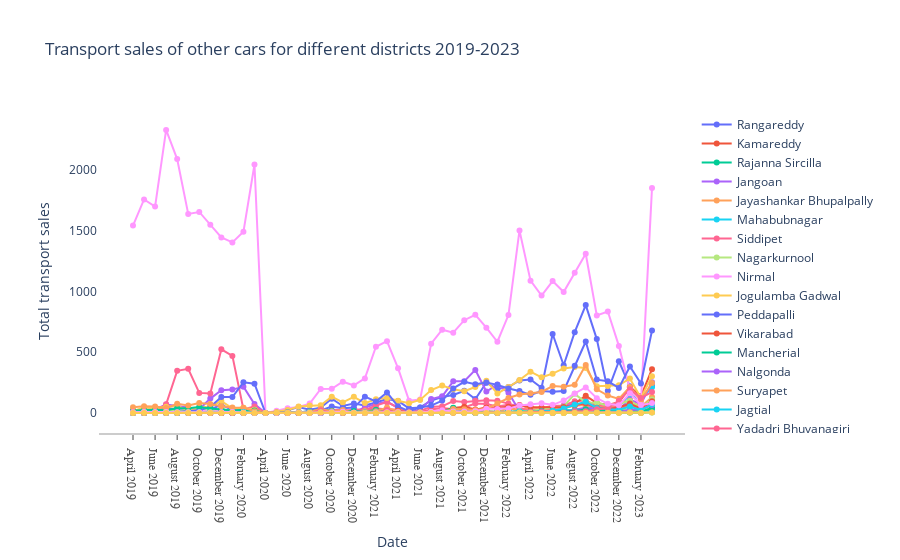

The cell this chart's notebook holds for it:
### Markdown cell above
### more electric cars being sold which is a good sign, to meet india's net zero emmission
### but still not enough, we have to create more schemes to encourage people to use electric cars more

### Code cell
fig = go.Figure()
for df_dict in distric_data_list:
    dist = df_dict["dist"]
    df_dist = df_dict["df"]
# fig.add_trace(go.Scatter(x=df_stocks.date, y=df_stocks.AAPL, mode="lines", name="Apple"))
    fig.add_trace(go.Scatter(x=df_dist.disp_date, y=df_dist.fuel_type_others, mode="lines+markers", name=dist))
# fig.add_trace(go.Scatter(x=df_stocks.date, y=df_stocks.GOOG, mode="lines+markers", name="Google", line=dict(color="firebrick", width=2, dash="dashdot")))

# fig.update_layout(title="Stock price data 2018 - 2020", xaxis_title="Date", yaxis_title="Price")
fig.update_layout(
    xaxis=dict(
        showline=True,
        showgrid=True,
        showticklabels=True,
        linecolor="rgb(204, 204, 204)",
        linewidth=2,
        ticks="outside",
        tickfont=dict(family="Arial", size=12, color="rgb(82, 82, 82)")
    ),
    yaxis=dict(
        showline=True,
        zeroline=True,
        showgrid=True,
        showticklabels=True
    ),
    autosize=True,
    margin=dict(
        autoexpand=True,
        l=100,
        r=20, 
        t=110
    ),
    plot_bgcolor="white"
)

fig.update_layout(title="Transport sales of other cars for different districts 2019-2023", xaxis_title="Date", yaxis_title="Total transport sales",showlegend = True)

### Figure 1 — Plotly figure (JSON) as saved in the notebook; plotly's stock layout.template omitted (floating-point values rounded to 4 significant figures)
{"data": [{"mode": "lines+markers", "name": "Rangareddy", "type": "scatter", "x": ["April 2019", "May 2019", "June 2019", "July 2019", "August 2019", "September 2019", "October 2019", "November 2019", "December 2019", "January 2020", "February 2020", "March 2020", "April 2020", "May 2020", "June 2020", "July 2020", "August 2020", "September 2020", "October 2020", "November 2020", "December 2020", "January 2021", "February 2021", "March 2021", "April 2021", "May 2021", "June 2021", "July 2021", "August 2021", "September 2021", "October 2021", "November 2021", "December 2021", "January 2022", "February 2022", "March 2022", "April 2022", "May 2022", "June 2022", "July 2022", "August 2022", "September 2022", "October 2022", "November 2022", "December 2022", "January 2023", "February 2023", "March 2023"], "y": [22, 27, 35, 39, 34, 35, 29, 30, 67, 26, 28, 24, 0, 8, 24, 50, 28, 45, 118, 58, 79, 62, 87, 116, 100, 39, 47, 103, 132, 149, 183, 115, 249, 199, 214, 268, 276, 208, 650, 393, 665, 887, 608, 183, 426, 220, 122, 224]}, {"mode": "lines+markers", "name": "Kamareddy", "type": "scatter", "x": ["April 2019", "May 2019", "June 2019", "July 2019", "August 2019", "September 2019", "October 2019", "November 2019", "December 2019", "January 2020", "February 2020", "March 2020", "April 2020", "May 2020", "June 2020", "July 2020", "August 2020", "September 2020", "October 2020", "November 2020", "December 2020", "January 2021", "February 2021", "March 2021", "April 2021", "May 2021", "June 2021", "July 2021", "August 2021", "September 2021", "October 2021", "November 2021", "December 2021", "January 2022", "February 2022", "March 2022", "April 2022", "May 2022", "June 2022", "July 2022", "August 2022", "September 2022", "October 2022", "November 2022", "December 2022", "January 2023", "February 2023", "March 2023"], "y": [0, 2, 2, 4, 0, 4, 12, 5, 6, 2, 8, 0, 0, 2, 0, 0, 0, 4, 2, 0, 2, 6, 8, 9, 10, 3, 2, 2, 2, 18, 6, 3, 4, 5, 8, 8, 12, 13, 11, 10, 21, 26, 27, 19, 24, 11, 14, 28]}, {"mode": "lines+markers", "name": "Rajanna Sircilla", "type": "scatter", "x": ["April 2019", "May 2019", "June 2019", "July 2019", "August 2019", "September 2019", "October 2019", "November 2019", "December 2019", "January 2020", "February 2020", "March 2020", "April 2020", "May 2020", "June 2020", "July 2020", "August 2020", "September 2020", "October 2020", "November 2020", "December 2020", "January 2021", "February 2021", "March 2021", "April 2021", "May 2021", "June 2021", "July 2021", "August 2021", "September 2021", "October 2021", "November 2021", "December 2021", "January 2022", "February 2022", "March 2022", "April 2022", "May 2022", "June 2022", "July 2022", "August 2022", "September 2022", "October 2022", "November 2022", "December 2022", "January 2023", "February 2023", "March 2023"], "y": [0, 0, 0, 0, 0, 2, 0, 0, 0, 2, 4, 0, 0, 0, 0, 0, 0, 0, 8, 4, 0, 2, 2, 2, 0, 0, 4, 0, 6, 5, 7, 4, 2, 2, 5, 0, 6, 5, 0, 2, 10, 8, 5, 8, 9, 6, 2, 12]}, {"mode": "lines+markers", "name": "Jangoan", "type": "scatter", "x": ["April 2019", "May 2019", "June 2019", "July 2019", "August 2019", "September 2019", "October 2019", "November 2019", "December 2019", "January 2020", "February 2020", "March 2020", "April 2020", "May 2020", "June 2020", "July 2020", "August 2020", "September 2020", "October 2020", "November 2020", "December 2020", "January 2021", "February 2021", "March 2021", "April 2021", "May 2021", "June 2021", "July 2021", "August 2021", "September 2021", "October 2021", "November 2021", "December 2021", "January 2022", "February 2022", "March 2022", "April 2022", "May 2022", "June 2022", "July 2022", "August 2022", "September 2022", "October 2022", "November 2022", "December 2022", "January 2023", "February 2023", "March 2023"], "y": [0, 0, 0, 2, 4, 0, 0, 8, 4, 16, 3, 2, 0, 0, 2, 0, 0, 0, 4, 0, 0, 2, 0, 4, 2, 0, 0, 2, 8, 6, 12, 14, 12, 10, 10, 8, 11, 10, 14, 14, 30, 43, 26, 25, 28, 61, 27, 64]}, {"mode": "lines+markers", "name": "Jayashankar Bhupalpally", "type": "scatter", "x": ["April 2019", "May 2019", "June 2019", "July 2019", "August 2019", "September 2019", "October 2019", "November 2019", "December 2019", "January 2020", "February 2020", "March 2020", "April 2020", "May 2020", "June 2020", "July 2020", "August 2020", "September 2020", "October 2020", "November 2020", "December 2020", "January 2021", "February 2021", "March 2021", "April 2021", "May 2021", "June 2021", "July 2021", "August 2021", "September 2021", "October 2021", "November 2021", "December 2021", "January 2022", "February 2022", "March 2022", "April 2022", "May 2022", "June 2022", "July 2022", "August 2022", "September 2022", "October 2022", "November 2022", "December 2022", "January 2023", "February 2023", "March 2023"], "y": [0, 0, 0, 0, 0, 0, 0, 0, 0, 0, 0, 0, 0, 0, 0, 0, 0, 2, 0, 0, 2, 0, 2, 2, 0, 0, 0, 1, 0, 2, 6, 2, 0, 9, 1, 7, 2, 6, 4, 4, 21, 4, 13, 10, 15, 18, 8, 24]}, {"mode": "lines+markers", "name": "Mahabubnagar", "type": "scatter", "x": ["April 2019", "May 2019", "June 2019", "July 2019", "August 2019", "September 2019", "October 2019", "November 2019", "December 2019", "January 2020", "February 2020", "March 2020", "April 2020", "May 2020", "June 2020", "July 2020", "August 2020", "September 2020", "October 2020", "November 2020", "December 2020", "January 2021", "February 2021", "March 2021", "April 2021", "May 2021", "June 2021", "July 2021", "August 2021", "September 2021", "October 2021", "November 2021", "December 2021", "January 2022", "February 2022", "March 2022", "April 2022", "May 2022", "June 2022", "July 2022", "August 2022", "September 2022", "October 2022", "November 2022", "December 2022", "January 2023", "February 2023", "March 2023"], "y": [0, 2, 0, 0, 0, 2, 2, 1, 0, 0, 0, 1, 0, 2, 0, 4, 0, 2, 2, 2, 0, 2, 4, 2, 2, 2, 0, 2, 3, 13, 4, 0, 1, 6, 6, 5, 8, 24, 15, 24, 23, 14, 7, 26, 58, 150, 111, 213]}, {"mode": "lines+markers", "name": "Siddipet", "type": "scatter", "x": ["April 2019", "May 2019", "June 2019", "July 2019", "August 2019", "September 2019", "October 2019", "November 2019", "December 2019", "January 2020", "February 2020", "March 2020", "April 2020", "May 2020", "June 2020", "July 2020", "August 2020", "September 2020", "October 2020", "November 2020", "December 2020", "January 2021", "February 2021", "March 2021", "April 2021", "May 2021", "June 2021", "July 2021", "August 2021", "September 2021", "October 2021", "November 2021", "December 2021", "January 2022", "February 2022", "March 2022", "April 2022", "May 2022", "June 2022", "July 2022", "August 2022", "September 2022", "October 2022", "November 2022", "December 2022", "January 2023", "February 2023", "March 2023"], "y": [0, 0, 4, 2, 2, 2, 4, 0, 12, 32, 22, 35, 0, 0, 6, 5, 2, 20, 22, 30, 13, 24, 40, 30, 30, 14, 8, 29, 42, 32, 46, 79, 74, 55, 68, 67, 38, 42, 59, 63, 97, 104, 60, 55, 50, 60, 37, 79]}, {"mode": "lines+markers", "name": "Nagarkurnool", "type": "scatter", "x": ["April 2019", "May 2019", "June 2019", "July 2019", "August 2019", "September 2019", "October 2019", "November 2019", "December 2019", "January 2020", "February 2020", "March 2020", "April 2020", "May 2020", "June 2020", "July 2020", "August 2020", "September 2020", "October 2020", "November 2020", "December 2020", "January 2021", "February 2021", "March 2021", "April 2021", "May 2021", "June 2021", "July 2021", "August 2021", "September 2021", "October 2021", "November 2021", "December 2021", "January 2022", "February 2022", "March 2022", "April 2022", "May 2022", "June 2022", "July 2022", "August 2022", "September 2022", "October 2022", "November 2022", "December 2022", "January 2023", "February 2023", "March 2023"], "y": [0, 0, 0, 0, 0, 2, 0, 0, 0, 0, 0, 0, 0, 0, 0, 0, 0, 0, 2, 0, 0, 2, 0, 4, 0, 0, 2, 2, 4, 4, 2, 2, 2, 0, 6, 2, 4, 6, 12, 17, 10, 20, 7, 14, 25, 34, 16, 49]}, {"mode": "lines+markers", "name": "Nirmal", "type": "scatter", "x": ["April 2019", "May 2019", "June 2019", "July 2019", "August 2019", "September 2019", "October 2019", "November 2019", "December 2019", "January 2020", "February 2020", "March 2020", "April 2020", "May 2020", "June 2020", "July 2020", "August 2020", "September 2020", "October 2020", "November 2020", "December 2020", "January 2021", "February 2021", "March 2021", "April 2021", "May 2021", "June 2021", "July 2021", "August 2021", "September 2021", "October 2021", "November 2021", "December 2021", "January 2022", "February 2022", "March 2022", "April 2022", "May 2022", "June 2022", "July 2022", "August 2022", "September 2022", "October 2022", "November 2022", "December 2022", "January 2023", "February 2023", "March 2023"], "y": [9, 8, 10, 9, 20, 22, 21, 22, 25, 3, 12, 8, 0, 0, 2, 2, 0, 6, 14, 0, 17, 8, 2, 4, 10, 0, 1, 8, 12, 24, 6, 0, 11, 10, 6, 18, 2, 4, 6, 10, 12, 23, 10, 5, 5, 6, 6, 10]}, {"mode": "lines+markers", "name": "Jogulamba Gadwal", "type": "scatter", "x": ["April 2019", "May 2019", "June 2019", "July 2019", "August 2019", "September 2019", "October 2019", "November 2019", "December 2019", "January 2020", "February 2020", "March 2020", "April 2020", "May 2020", "June 2020", "July 2020", "August 2020", "September 2020", "October 2020", "November 2020", "December 2020", "January 2021", "February 2021", "March 2021", "April 2021", "May 2021", "June 2021", "July 2021", "August 2021", "September 2021", "October 2021", "November 2021", "December 2021", "January 2022", "February 2022", "March 2022", "April 2022", "May 2022", "June 2022", "July 2022", "August 2022", "September 2022", "October 2022", "November 2022", "December 2022", "January 2023", "February 2023", "March 2023"], "y": [0, 0, 0, 0, 0, 0, 0, 0, 0, 0, 0, 0, 0, 0, 0, 2, 0, 0, 2, 0, 0, 0, 0, 0, 0, 0, 0, 2, 6, 0, 2, 0, 0, 0, 0, 2, 4, 0, 4, 0, 6, 0, 4, 1, 4, 4, 1, 15]}, {"mode": "lines+markers", "name": "Peddapalli", "type": "scatter", "x": ["April 2019", "May 2019", "June 2019", "July 2019", "August 2019", "September 2019", "October 2019", "November 2019", "December 2019", "January 2020", "February 2020", "March 2020", "April 2020", "May 2020", "June 2020", "July 2020", "August 2020", "September 2020", "October 2020", "November 2020", "December 2020", "January 2021", "February 2021", "March 2021", "April 2021", "May 2021", "June 2021", "July 2021", "August 2021", "September 2021", "October 2021", "November 2021", "December 2021", "January 2022", "February 2022", "March 2022", "April 2022", "May 2022", "June 2022", "July 2022", "August 2022", "September 2022", "October 2022", "November 2022", "December 2022", "January 2023", "February 2023", "March 2023"], "y": [5, 2, 2, 5, 2, 4, 6, 6, 2, 4, 8, 0, 0, 0, 0, 0, 2, 1, 4, 4, 2, 0, 6, 2, 4, 0, 2, 2, 2, 9, 4, 0, 3, 1, 4, 10, 0, 2, 6, 6, 4, 14, 20, 19, 10, 10, 8, 32]}, {"mode": "lines+markers", "name": "Vikarabad", "type": "scatter", "x": ["April 2019", "May 2019", "June 2019", "July 2019", "August 2019", "September 2019", "October 2019", "November 2019", "December 2019", "January 2020", "February 2020", "March 2020", "April 2020", "May 2020", "June 2020", "July 2020", "August 2020", "September 2020", "October 2020", "November 2020", "December 2020", "January 2021", "February 2021", "March 2021", "April 2021", "May 2021", "June 2021", "July 2021", "August 2021", "September 2021", "October 2021", "November 2021", "December 2021", "January 2022", "February 2022", "March 2022", "April 2022", "May 2022", "June 2022", "July 2022", "August 2022", "September 2022", "October 2022", "November 2022", "December 2022", "January 2023", "February 2023", "March 2023"], "y": [2, 0, 4, 4, 0, 2, 0, 0, 0, 2, 2, 4, 0, 2, 0, 2, 0, 2, 10, 4, 0, 2, 1, 5, 4, 4, 7, 6, 11, 32, 22, 23, 44, 41, 43, 19, 19, 40, 18, 47, 78, 142, 83, 67, 89, 212, 140, 361]}, {"mode": "lines+markers", "name": "Mancherial", "type": "scatter", "x": ["April 2019", "May 2019", "June 2019", "July 2019", "August 2019", "September 2019", "October 2019", "November 2019", "December 2019", "January 2020", "February 2020", "March 2020", "April 2020", "May 2020", "June 2020", "July 2020", "August 2020", "September 2020", "October 2020", "November 2020", "December 2020", "January 2021", "February 2021", "March 2021", "April 2021", "May 2021", "June 2021", "July 2021", "August 2021", "September 2021", "October 2021", "November 2021", "December 2021", "January 2022", "February 2022", "March 2022", "April 2022", "May 2022", "June 2022", "July 2022", "August 2022", "September 2022", "October 2022", "November 2022", "December 2022", "January 2023", "February 2023", "March 2023"], "y": [14, 9, 8, 10, 8, 2, 1, 4, 4, 4, 0, 6, 0, 0, 2, 0, 2, 0, 0, 8, 2, 2, 0, 7, 2, 0, 4, 3, 4, 10, 6, 6, 6, 4, 9, 4, 2, 10, 6, 10, 6, 10, 11, 11, 6, 5, 7, 6]}, {"mode": "lines+markers", "name": "Nalgonda", "type": "scatter", "x": ["April 2019", "May 2019", "June 2019", "July 2019", "August 2019", "September 2019", "October 2019", "November 2019", "December 2019", "January 2020", "February 2020", "March 2020", "April 2020", "May 2020", "June 2020", "July 2020", "August 2020", "September 2020", "October 2020", "November 2020", "December 2020", "January 2021", "February 2021", "March 2021", "April 2021", "May 2021", "June 2021", "July 2021", "August 2021", "September 2021", "October 2021", "November 2021", "December 2021", "January 2022", "February 2022", "March 2022", "April 2022", "May 2022", "June 2022", "July 2022", "August 2022", "September 2022", "October 2022", "November 2022", "December 2022", "January 2023", "February 2023", "March 2023"], "y": [12, 12, 30, 71, 58, 44, 31, 119, 188, 193, 217, 74, 0, 0, 0, 0, 0, 8, 10, 16, 8, 46, 75, 94, 42, 4, 28, 115, 138, 261, 262, 355, 177, 235, 168, 17, 11, 20, 23, 57, 73, 63, 28, 28, 33, 110, 74, 253]}, {"mode": "lines+markers", "name": "Suryapet", "type": "scatter", "x": ["April 2019", "May 2019", "June 2019", "July 2019", "August 2019", "September 2019", "October 2019", "November 2019", "December 2019", "January 2020", "February 2020", "March 2020", "April 2020", "May 2020", "June 2020", "July 2020", "August 2020", "September 2020", "October 2020", "November 2020", "December 2020", "January 2021", "February 2021", "March 2021", "April 2021", "May 2021", "June 2021", "July 2021", "August 2021", "September 2021", "October 2021", "November 2021", "December 2021", "January 2022", "February 2022", "March 2022", "April 2022", "May 2022", "June 2022", "July 2022", "August 2022", "September 2022", "October 2022", "November 2022", "December 2022", "January 2023", "February 2023", "March 2023"], "y": [2, 0, 0, 2, 2, 2, 1, 2, 2, 0, 2, 2, 0, 0, 0, 0, 0, 1, 3, 4, 0, 2, 0, 2, 2, 0, 2, 4, 6, 18, 24, 14, 18, 10, 39, 24, 46, 38, 40, 44, 60, 67, 49, 42, 84, 102, 50, 132]}, {"mode": "lines+markers", "name": "Jagtial", "type": "scatter", "x": ["April 2019", "May 2019", "June 2019", "July 2019", "August 2019", "September 2019", "October 2019", "November 2019", "December 2019", "January 2020", "February 2020", "March 2020", "April 2020", "May 2020", "June 2020", "July 2020", "August 2020", "September 2020", "October 2020", "November 2020", "December 2020", "January 2021", "February 2021", "March 2021", "April 2021", "May 2021", "June 2021", "July 2021", "August 2021", "September 2021", "October 2021", "November 2021", "December 2021", "January 2022", "February 2022", "March 2022", "April 2022", "May 2022", "June 2022", "July 2022", "August 2022", "September 2022", "October 2022", "November 2022", "December 2022", "January 2023", "February 2023", "March 2023"], "y": [0, 0, 0, 2, 0, 0, 0, 0, 4, 0, 3, 0, 0, 0, 2, 0, 0, 6, 2, 2, 2, 2, 0, 6, 2, 0, 0, 0, 3, 18, 10, 6, 12, 12, 8, 6, 9, 14, 22, 8, 10, 12, 8, 10, 11, 16, 5, 16]}, {"mode": "lines+markers", "name": "Yadadri Bhuvanagiri", "type": "scatter", "x": ["April 2019", "May 2019", "June 2019", "July 2019", "August 2019", "September 2019", "October 2019", "November 2019", "December 2019", "January 2020", "February 2020", "March 2020", "April 2020", "May 2020", "June 2020", "July 2020", "August 2020", "September 2020", "October 2020", "November 2020", "December 2020", "January 2021", "February 2021", "March 2021", "April 2021", "May 2021", "June 2021", "July 2021", "August 2021", "September 2021", "October 2021", "November 2021", "December 2021", "January 2022", "February 2022", "March 2022", "April 2022", "May 2022", "June 2022", "July 2022", "August 2022", "September 2022", "October 2022", "November 2022", "December 2022", "January 2023", "February 2023", "March 2023"], "y": [12, 16, 14, 72, 347, 364, 166, 161, 524, 470, 32, 54, 1, 6, 0, 2, 4, 4, 6, 11, 31, 25, 63, 90, 47, 6, 20, 51, 56, 99, 92, 102, 106, 102, 78, 39, 20, 40, 28, 35, 69, 79, 44, 29, 41, 56, 46, 97]}, {"mode": "lines+markers", "name": "Karimnagar", "type": "scatter", "x": ["April 2019", "May 2019", "June 2019", "July 2019", "August 2019", "September 2019", "October 2019", "November 2019", "December 2019", "January 2020", "February 2020", "March 2020", "April 2020", "May 2020", "June 2020", "July 2020", "August 2020", "September 2020", "October 2020", "November 2020", "December 2020", "January 2021", "February 2021", "March 2021", "April 2021", "May 2021", "June 2021", "July 2021", "August 2021", "September 2021", "October 2021", "November 2021", "December 2021", "January 2022", "February 2022", "March 2022", "April 2022", "May 2022", "June 2022", "July 2022", "August 2022", "September 2022", "October 2022", "November 2022", "December 2022", "January 2023", "February 2023", "March 2023"], "y": [15, 14, 18, 25, 18, 26, 37, 27, 35, 16, 16, 6, 0, 0, 6, 7, 4, 8, 6, 14, 2, 13, 10, 6, 10, 0, 2, 8, 16, 9, 5, 8, 14, 8, 4, 17, 16, 33, 43, 53, 158, 88, 85, 62, 76, 100, 43, 112]}, {"mode": "lines+markers", "name": "Hyderabad", "type": "scatter", "x": ["April 2019", "May 2019", "June 2019", "July 2019", "August 2019", "September 2019", "October 2019", "November 2019", "December 2019", "January 2020", "February 2020", "March 2020", "April 2020", "May 2020", "June 2020", "July 2020", "August 2020", "September 2020", "October 2020", "November 2020", "December 2020", "January 2021", "February 2021", "March 2021", "April 2021", "May 2021", "June 2021", "July 2021", "August 2021", "September 2021", "October 2021", "November 2021", "December 2021", "January 2022", "February 2022", "March 2022", "April 2022", "May 2022", "June 2022", "July 2022", "August 2022", "September 2022", "October 2022", "November 2022", "December 2022", "January 2023", "February 2023", "March 2023"], "y": [1540, 1755, 1696, 2326, 2086, 1636, 1652, 1547, 1443, 1402, 1489, 2042, 0, 19, 40, 51, 78, 198, 200, 258, 227, 285, 545, 591, 369, 102, 112, 570, 685, 660, 763, 807, 702, 586, 805, 1500, 1088, 966, 1084, 994, 1152, 1309, 802, 834, 552, 191, 93, 1848]}, {"mode": "lines+markers", "name": "Medchal_Malkajgiri", "type": "scatter", "x": ["April 2019", "May 2019", "June 2019", "July 2019", "August 2019", "September 2019", "October 2019", "November 2019", "December 2019", "January 2020", "February 2020", "March 2020", "April 2020", "May 2020", "June 2020", "July 2020", "August 2020", "September 2020", "October 2020", "November 2020", "December 2020", "January 2021", "February 2021", "March 2021", "April 2021", "May 2021", "June 2021", "July 2021", "August 2021", "September 2021", "October 2021", "November 2021", "December 2021", "January 2022", "February 2022", "March 2022", "April 2022", "May 2022", "June 2022", "July 2022", "August 2022", "September 2022", "October 2022", "November 2022", "December 2022", "January 2023", "February 2023", "March 2023"], "y": [16, 47, 39, 53, 59, 22, 43, 57, 99, 40, 44, 28, 0, 10, 26, 54, 62, 64, 134, 88, 134, 82, 114, 125, 101, 81, 108, 189, 227, 196, 180, 214, 265, 162, 214, 272, 340, 294, 324, 367, 378, 371, 221, 223, 229, 284, 125, 302]}, {"mode": "lines+markers", "name": "Sangareddy", "type": "scatter", "x": ["April 2019", "May 2019", "June 2019", "July 2019", "August 2019", "September 2019", "October 2019", "November 2019", "December 2019", "January 2020", "February 2020", "March 2020", "April 2020", "May 2020", "June 2020", "July 2020", "August 2020", "September 2020", "October 2020", "November 2020", "December 2020", "January 2021", "February 2021", "March 2021", "April 2021", "May 2021", "June 2021", "July 2021", "August 2021", "September 2021", "October 2021", "November 2021", "December 2021", "January 2022", "February 2022", "March 2022", "April 2022", "May 2022", "June 2022", "July 2022", "August 2022", "September 2022", "October 2022", "November 2022", "December 2022", "January 2023", "February 2023", "March 2023"], "y": [8, 2, 5, 5, 10, 17, 24, 51, 132, 132, 253, 241, 0, 2, 6, 2, 20, 21, 54, 40, 45, 135, 95, 170, 55, 16, 46, 62, 103, 203, 257, 237, 252, 232, 202, 181, 150, 182, 176, 182, 389, 588, 275, 261, 207, 383, 243, 679]}, {"mode": "lines+markers", "name": "Medak", "type": "scatter", "x": ["April 2019", "May 2019", "June 2019", "July 2019", "August 2019", "September 2019", "October 2019", "November 2019", "December 2019", "January 2020", "February 2020", "March 2020", "April 2020", "May 2020", "June 2020", "July 2020", "August 2020", "September 2020", "October 2020", "November 2020", "December 2020", "January 2021", "February 2021", "March 2021", "April 2021", "May 2021", "June 2021", "July 2021", "August 2021", "September 2021", "October 2021", "November 2021", "December 2021", "January 2022", "February 2022", "March 2022", "April 2022", "May 2022", "June 2022", "July 2022", "August 2022", "September 2022", "October 2022", "November 2022", "December 2022", "January 2023", "February 2023", "March 2023"], "y": [0, 0, 2, 0, 4, 0, 0, 0, 0, 0, 6, 2, 0, 2, 0, 0, 4, 6, 5, 4, 2, 8, 8, 30, 19, 4, 6, 14, 20, 41, 52, 29, 44, 42, 52, 64, 51, 47, 49, 51, 64, 81, 43, 34, 46, 79, 36, 97]}, {"mode": "lines+markers", "name": "Nizamabad", "type": "scatter", "x": ["April 2019", "May 2019", "June 2019", "July 2019", "August 2019", "September 2019", "October 2019", "November 2019", "December 2019", "January 2020", "February 2020", "March 2020", "April 2020", "May 2020", "June 2020", "July 2020", "August 2020", "September 2020", "October 2020", "November 2020", "December 2020", "January 2021", "February 2021", "March 2021", "April 2021", "May 2021", "June 2021", "July 2021", "August 2021", "September 2021", "October 2021", "November 2021", "December 2021", "January 2022", "February 2022", "March 2022", "April 2022", "May 2022", "June 2022", "July 2022", "August 2022", "September 2022", "October 2022", "November 2022", "December 2022", "January 2023", "February 2023", "March 2023"], "y": [22, 25, 28, 24, 40, 39, 50, 38, 31, 22, 27, 22, 0, 1, 7, 6, 13, 27, 20, 21, 18, 10, 27, 18, 8, 1, 4, 7, 8, 43, 17, 12, 7, 8, 11, 14, 12, 13, 15, 24, 16, 31, 20, 19, 17, 20, 11, 42]}, {"mode": "lines+markers", "name": "Wanaparthy", "type": "scatter", "x": ["April 2019", "May 2019", "June 2019", "July 2019", "August 2019", "September 2019", "October 2019", "November 2019", "December 2019", "January 2020", "February 2020", "March 2020", "April 2020", "May 2020", "June 2020", "July 2020", "August 2020", "September 2020", "October 2020", "November 2020", "December 2020", "January 2021", "February 2021", "March 2021", "April 2021", "May 2021", "June 2021", "July 2021", "August 2021", "September 2021", "October 2021", "November 2021", "December 2021", "January 2022", "February 2022", "March 2022", "April 2022", "May 2022", "June 2022", "July 2022", "August 2022", "September 2022", "October 2022", "November 2022", "December 2022", "January 2023", "February 2023", "March 2023"], "y": [0, 0, 0, 0, 0, 0, 2, 0, 0, 0, 0, 2, 0, 0, 0, 0, 0, 0, 0, 4, 2, 0, 0, 0, 2, 0, 0, 0, 4, 6, 2, 2, 2, 0, 2, 6, 2, 9, 3, 16, 7, 12, 4, 11, 9, 26, 30, 67]}, {"mode": "lines+markers", "name": "Khammam", "type": "scatter", "x": ["April 2019", "May 2019", "June 2019", "July 2019", "August 2019", "September 2019", "October 2019", "November 2019", "December 2019", "January 2020", "February 2020", "March 2020", "April 2020", "May 2020", "June 2020", "July 2020", "August 2020", "September 2020", "October 2020", "November 2020", "December 2020", "January 2021", "February 2021", "March 2021", "April 2021", "May 2021", "June 2021", "July 2021", "August 2021", "September 2021", "October 2021", "November 2021", "December 2021", "January 2022", "February 2022", "March 2022", "April 2022", "May 2022", "June 2022", "July 2022", "August 2022", "September 2022", "October 2022", "November 2022", "December 2022", "January 2023", "February 2023", "March 2023"], "y": [49, 56, 54, 41, 77, 63, 83, 75, 56, 46, 44, 16, 0, 4, 10, 10, 12, 33, 16, 26, 3, 14, 16, 45, 14, 4, 8, 9, 8, 34, 32, 26, 35, 79, 124, 153, 164, 174, 222, 217, 233, 395, 195, 144, 117, 215, 106, 247]}, {"mode": "lines+markers", "name": "Mahabubabad", "type": "scatter", "x": ["April 2019", "May 2019", "June 2019", "July 2019", "August 2019", "September 2019", "October 2019", "November 2019", "December 2019", "January 2020", "February 2020", "March 2020", "April 2020", "May 2020", "June 2020", "July 2020", "August 2020", "September 2020", "October 2020", "November 2020", "December 2020", "January 2021", "February 2021", "March 2021", "April 2021", "May 2021", "June 2021", "July 2021", "August 2021", "September 2021", "October 2021", "November 2021", "December 2021", "January 2022", "February 2022", "March 2022", "April 2022", "May 2022", "June 2022", "July 2022", "August 2022", "September 2022", "October 2022", "November 2022", "December 2022", "January 2023", "February 2023", "March 2023"], "y": [2, 0, 2, 0, 0, 0, 4, 6, 4, 6, 10, 2, 0, 0, 4, 4, 6, 4, 8, 4, 1, 4, 4, 8, 0, 0, 3, 2, 2, 10, 8, 2, 5, 8, 7, 15, 6, 13, 20, 38, 69, 93, 42, 32, 27, 54, 25, 72]}, {"mode": "lines+markers", "name": "Bhadradri Kothagudem", "type": "scatter", "x": ["April 2019", "May 2019", "June 2019", "July 2019", "August 2019", "September 2019", "October 2019", "November 2019", "December 2019", "January 2020", "February 2020", "March 2020", "April 2020", "May 2020", "June 2020", "July 2020", "August 2020", "September 2020", "October 2020", "November 2020", "December 2020", "January 2021", "February 2021", "March 2021", "April 2021", "May 2021", "June 2021", "July 2021", "August 2021", "September 2021", "October 2021", "November 2021", "December 2021", "January 2022", "February 2022", "March 2022", "April 2022", "May 2022", "June 2022", "July 2022", "August 2022", "September 2022", "October 2022", "November 2022", "December 2022", "January 2023", "February 2023", "March 2023"], "y": [4, 2, 2, 2, 2, 2, 2, 2, 4, 0, 0, 0, 0, 0, 0, 0, 2, 24, 2, 0, 0, 0, 0, 26, 0, 0, 2, 0, 4, 6, 4, 2, 8, 6, 2, 4, 12, 10, 2, 4, 16, 16, 32, 39, 102, 196, 125, 173]}, {"mode": "lines+markers", "name": "Adilabad", "type": "scatter", "x": ["April 2019", "May 2019", "June 2019", "July 2019", "August 2019", "September 2019", "October 2019", "November 2019", "December 2019", "January 2020", "February 2020", "March 2020", "April 2020", "May 2020", "June 2020", "July 2020", "August 2020", "September 2020", "October 2020", "November 2020", "December 2020", "January 2021", "February 2021", "March 2021", "April 2021", "May 2021", "June 2021", "July 2021", "August 2021", "September 2021", "October 2021", "November 2021", "December 2021", "January 2022", "February 2022", "March 2022", "April 2022", "May 2022", "June 2022", "July 2022", "August 2022", "September 2022", "October 2022", "November 2022", "December 2022", "January 2023", "February 2023", "March 2023"], "y": [2, 9, 2, 9, 4, 9, 4, 6, 4, 5, 2, 0, 0, 2, 0, 2, 0, 6, 0, 4, 2, 0, 2, 2, 2, 0, 0, 0, 2, 10, 0, 0, 2, 2, 0, 4, 0, 0, 2, 0, 0, 0, 4, 3, 3, 4, 2, 4]}, {"mode": "lines+markers", "name": "Warangal", "type": "scatter", "x": ["April 2019", "May 2019", "June 2019", "July 2019", "August 2019", "September 2019", "October 2019", "November 2019", "December 2019", "January 2020", "February 2020", "March 2020", "April 2020", "May 2020", "June 2020", "July 2020", "August 2020", "September 2020", "October 2020", "November 2020", "December 2020", "January 2021", "February 2021", "March 2021", "April 2021", "May 2021", "June 2021", "July 2021", "August 2021", "September 2021", "October 2021", "November 2021", "December 2021", "January 2022", "February 2022", "March 2022", "April 2022", "May 2022", "June 2022", "July 2022", "August 2022", "September 2022", "October 2022", "November 2022", "December 2022", "January 2023", "February 2023", "March 2023"], "y": [6, 10, 10, 10, 6, 4, 6, 2, 7, 10, 2, 0, 0, 0, 0, 2, 0, 2, 8, 12, 2, 0, 4, 6, 8, 4, 4, 12, 24, 14, 14, 16, 36, 34, 37, 62, 72, 81, 68, 103, 162, 211, 122, 76, 65, 163, 66, 82]}, {"mode": "lines+markers", "name": "Kumurambheem Asifabad", "type": "scatter", "x": ["April 2019", "May 2019", "June 2019", "July 2019", "August 2019", "September 2019", "October 2019", "November 2019", "December 2019", "January 2020", "February 2020", "March 2020", "April 2020", "May 2020", "June 2020", "July 2020", "August 2020", "September 2020", "October 2020", "November 2020", "December 2020", "January 2021", "February 2021", "March 2021", "April 2021", "May 2021", "June 2021", "July 2021", "August 2021", "September 2021", "October 2021", "November 2021", "December 2021", "January 2022", "February 2022", "March 2022", "April 2022", "May 2022", "June 2022", "July 2022", "August 2022", "September 2022", "October 2022", "November 2022", "December 2022", "January 2023", "February 2023", "March 2023"], "y": [0, 0, 0, 0, 0, 0, 0, 0, 0, 2, 0, 0, 0, 2, 0, 0, 0, 4, 2, 2, 0, 0, 0, 2, 0, 0, 0, 0, 0, 4, 0, 2, 0, 0, 0, 2, 2, 0, 0, 0, 0, 2, 2, 1, 0, 4, 1, 4]}], "layout": {"autosize": true, "margin": {"autoexpand": true, "l": 100, "r": 20, "t": 110}, "plot_bgcolor": "white", "showlegend": true, "title": {"text": "Transport sales of other cars for different districts 2019-2023"}, "xaxis": {"linecolor": "rgb(204, 204, 204)", "linewidth": 2, "showgrid": true, "showline": true, "showticklabels": true, "tickfont": {"color": "rgb(82, 82, 82)", "family": "Arial", "size": 12}, "ticks": "outside", "title": {"text": "Date"}}, "yaxis": {"showgrid": true, "showline": true, "showticklabels": true, "title": {"text": "Total transport sales"}, "zeroline": true}}}
